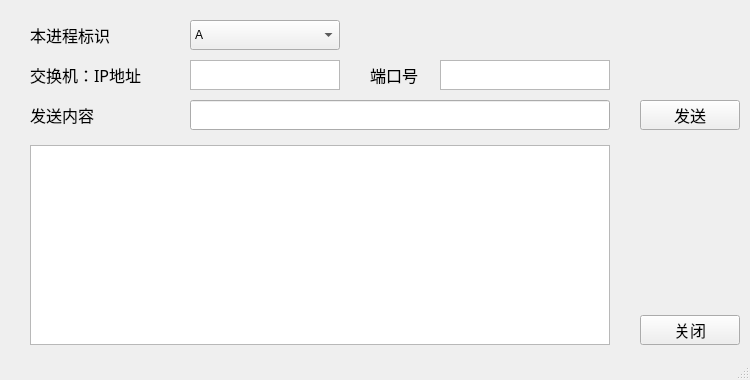
<?xml version="1.0" encoding="UTF-8"?>
<ui version="4.0">
 <class>MainWindow</class>
 <widget class="QMainWindow" name="MainWindow">
  <property name="geometry">
   <rect>
    <x>0</x>
    <y>0</y>
    <width>750</width>
    <height>380</height>
   </rect>
  </property>
  <property name="windowTitle">
   <string>client</string>
  </property>
  <widget class="QWidget" name="centralwidget">
   <widget class="QLabel" name="sendlabel">
    <property name="geometry">
     <rect>
      <x>30</x>
      <y>95</y>
      <width>150</width>
      <height>40</height>
     </rect>
    </property>
    <property name="font">
     <font>
      <family>宋体</family>
      <pointsize>12</pointsize>
     </font>
    </property>
    <property name="text">
     <string>发送内容</string>
    </property>
    <property name="buddy">
     <cstring>lineEdit</cstring>
    </property>
   </widget>
   <widget class="QLineEdit" name="lineEdit">
    <property name="geometry">
     <rect>
      <x>190</x>
      <y>100</y>
      <width>420</width>
      <height>30</height>
     </rect>
    </property>
   </widget>
   <widget class="QPushButton" name="closebutton">
    <property name="geometry">
     <rect>
      <x>640</x>
      <y>315</y>
      <width>100</width>
      <height>30</height>
     </rect>
    </property>
    <property name="font">
     <font>
      <family>宋体</family>
      <pointsize>12</pointsize>
     </font>
    </property>
    <property name="text">
     <string>关闭</string>
    </property>
   </widget>
   <widget class="QComboBox" name="chooseIDbox">
    <property name="geometry">
     <rect>
      <x>190</x>
      <y>20</y>
      <width>150</width>
      <height>30</height>
     </rect>
    </property>
    <item>
     <property name="text">
      <string>A</string>
     </property>
    </item>
    <item>
     <property name="text">
      <string>B</string>
     </property>
    </item>
    <item>
     <property name="text">
      <string>C</string>
     </property>
    </item>
   </widget>
   <widget class="QTextBrowser" name="showtext">
    <property name="geometry">
     <rect>
      <x>30</x>
      <y>145</y>
      <width>580</width>
      <height>200</height>
     </rect>
    </property>
   </widget>
   <widget class="QLabel" name="portlabel">
    <property name="geometry">
     <rect>
      <x>370</x>
      <y>55</y>
      <width>150</width>
      <height>40</height>
     </rect>
    </property>
    <property name="font">
     <font>
      <family>宋体</family>
      <pointsize>12</pointsize>
     </font>
    </property>
    <property name="text">
     <string>端口号</string>
    </property>
    <property name="buddy">
     <cstring>porttext</cstring>
    </property>
   </widget>
   <widget class="QLabel" name="clientIDlabel">
    <property name="geometry">
     <rect>
      <x>30</x>
      <y>15</y>
      <width>150</width>
      <height>40</height>
     </rect>
    </property>
    <property name="font">
     <font>
      <family>宋体</family>
      <pointsize>12</pointsize>
     </font>
    </property>
    <property name="text">
     <string>本进程标识</string>
    </property>
    <property name="buddy">
     <cstring>chooseIDbox</cstring>
    </property>
   </widget>
   <widget class="QTextBrowser" name="switcherIPtext">
    <property name="geometry">
     <rect>
      <x>190</x>
      <y>60</y>
      <width>150</width>
      <height>30</height>
     </rect>
    </property>
   </widget>
   <widget class="QLabel" name="switcherIPlabel">
    <property name="geometry">
     <rect>
      <x>30</x>
      <y>55</y>
      <width>150</width>
      <height>40</height>
     </rect>
    </property>
    <property name="font">
     <font>
      <family>宋体</family>
      <pointsize>12</pointsize>
     </font>
    </property>
    <property name="text">
     <string>交换机：IP地址</string>
    </property>
    <property name="buddy">
     <cstring>switcherIPtext</cstring>
    </property>
   </widget>
   <widget class="QPushButton" name="sendbutton">
    <property name="geometry">
     <rect>
      <x>640</x>
      <y>100</y>
      <width>100</width>
      <height>30</height>
     </rect>
    </property>
    <property name="font">
     <font>
      <family>宋体</family>
      <pointsize>12</pointsize>
     </font>
    </property>
    <property name="text">
     <string>发送</string>
    </property>
   </widget>
   <widget class="QTextBrowser" name="porttext">
    <property name="geometry">
     <rect>
      <x>440</x>
      <y>60</y>
      <width>170</width>
      <height>30</height>
     </rect>
    </property>
   </widget>
  </widget>
  <widget class="QStatusBar" name="statusbar"/>
 </widget>
 <resources/>
 <connections>
  <connection>
   <sender>sendbutton</sender>
   <signal>clicked()</signal>
   <receiver>MainWindow</receiver>
   <slot>sendandrcvmessage()</slot>
   <hints>
    <hint type="sourcelabel">
     <x>673</x>
     <y>120</y>
    </hint>
    <hint type="destinationlabel">
     <x>822</x>
     <y>122</y>
    </hint>
   </hints>
  </connection>
  <connection>
   <sender>closebutton</sender>
   <signal>clicked()</signal>
   <receiver>MainWindow</receiver>
   <slot>close()</slot>
   <hints>
    <hint type="sourcelabel">
     <x>677</x>
     <y>334</y>
    </hint>
    <hint type="destinationlabel">
     <x>828</x>
     <y>325</y>
    </hint>
   </hints>
  </connection>
 </connections>
 <slots>
  <slot>sendandrcvmessage()</slot>
 </slots>
</ui>
